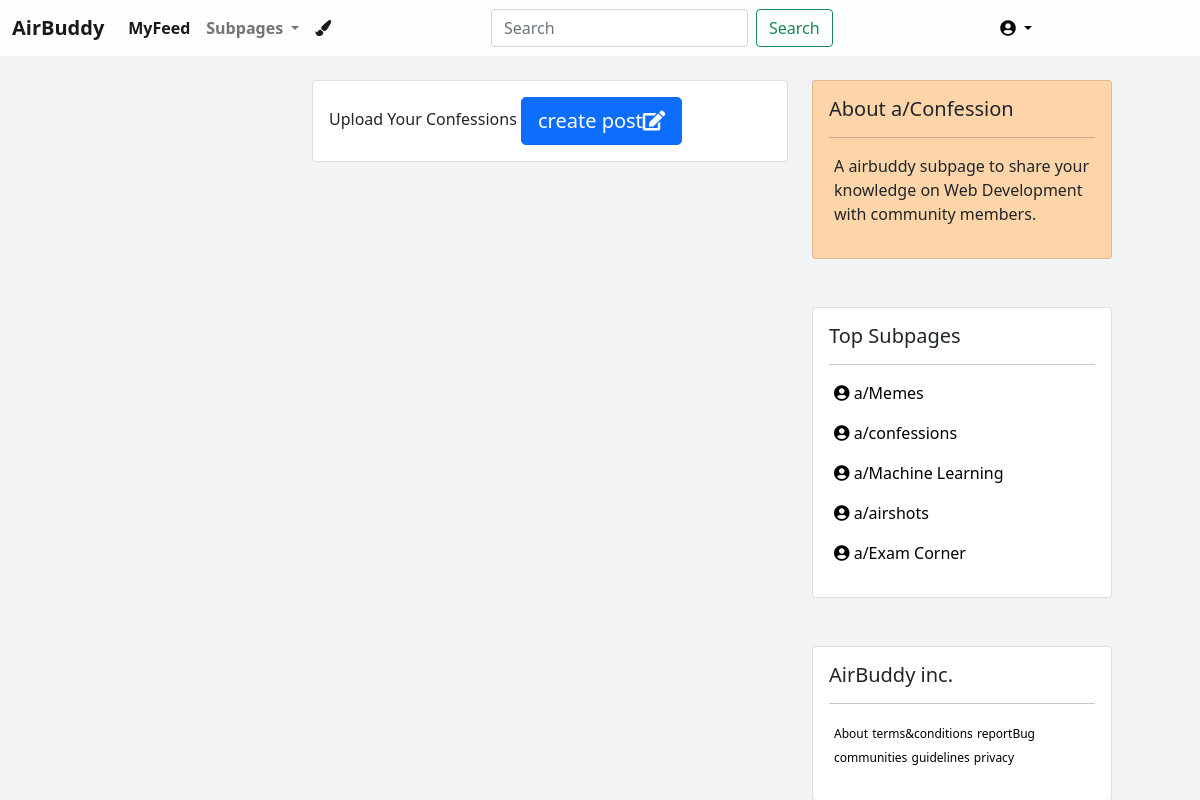
The page /a/confessions/ (signed in) on the database as committed earlier.
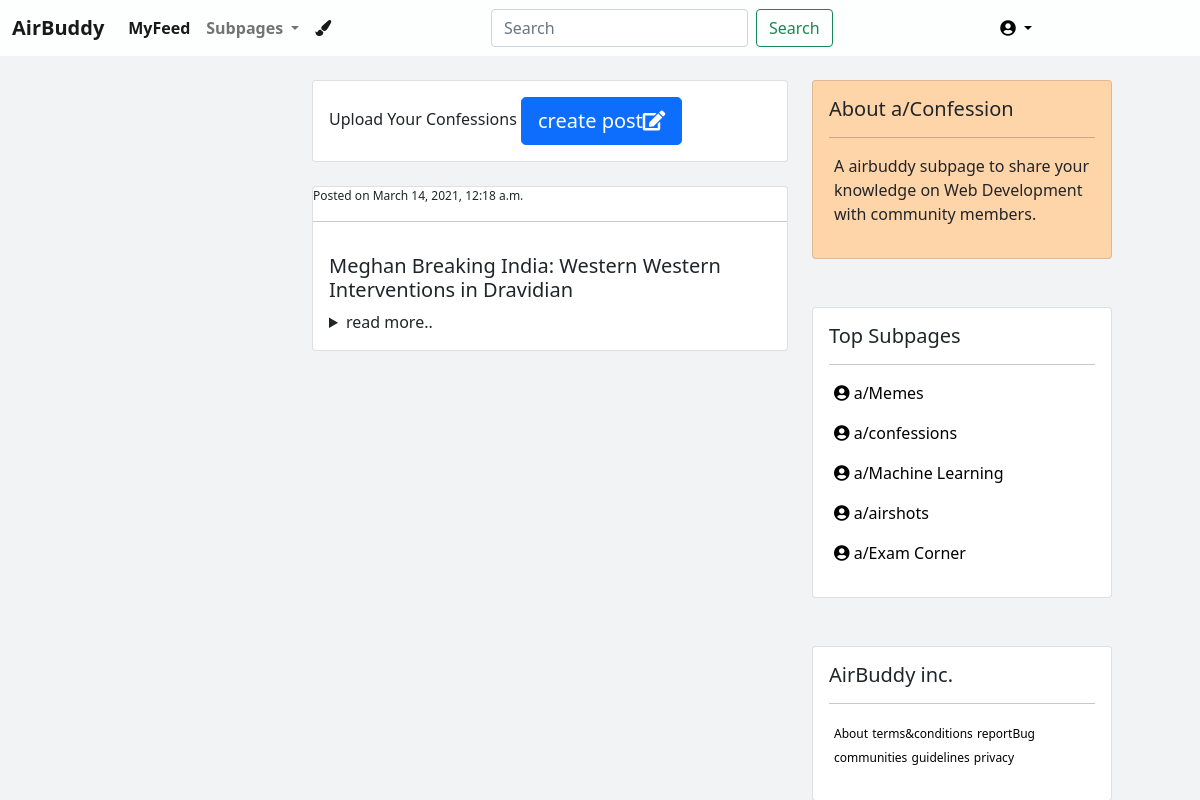
The same page on the database as committed later.
### subpages/models.py (models this page shows, shortened)
class confessions(models.Model):
    title = models.CharField(max_length=100)
    post_data = models.TextField(max_length=5000)
    created_on = models.DateTimeField(auto_now_add = True)

### subpages/views.py (the view)
# urls.py: url(r'^a/confessions/$', views.confessions_main, name='confessions_main'),
@login_required
def confessions_main(request):
    obj = confessions.objects.all().order_by('-id')
    template_name = 'confessions_main.html'
    context = {'obj':obj}
    return render(request, template_name, context)

### core/templates/confessions_main.html (shortened to what this page needs)
{% extends 'base.html' %}
{% load static %}
{% block content %}
<br>
<div class="container-fluid">
    <div class="row">
        <div class="col-md-3">  </div>
        <div class="col-md-5">
            <div class="card" style="background-color: rgb(255, 255, 255);">
                <div class="card-body">
                Upload Your Confessions
                <a href="/a/confessions/submit">
                <button type="button" class="btn btn-primary btn-lg">create post<i class="fa fa-edit"></i></button>
                </a>
                </div>
            </div>
            <br>
    {% for row in obj %}
        <div class="card">
            <p class="post-meta" style="font-size: 12px;margin: 0%;">Posted
                on {{row.created_on}}</p><hr class="hr-light">
            <div class="card-body">
            <h5 class="card-title">{{row.title}}</h5>
            <details>
                <summary>read more..</summary>
              </details>
            </div>
        </div>
      <br> <br>
    {% endfor %}
    </div>
    <div class="col-md-4">
        <div class="card" style="width: 300px;background-color: #fdd5a9;">
            <div class="card-body">
                <h5 class="card-title">About a/Confession</h5>
                <hr class="hr-light">
            <p class="post-meta" style="margin-left: 5px;">
                A airbuddy subpage to share your knowledge on Web Development
                with community members.
               </p>
        </div>
        </div>
        <br>
        <br>
        <div class="card" style="width: 300px;">
            <div class="card-body">
                <h5 class="card-title">Top Subpages</h5>
                <hr class="hr-light">
            <p class="post-meta" style="margin-left: 5px;">
                <a href="/a/memes"> <i class="fas fa-user-circle"></i> a/Memes</a>
               </p>
<p class="post-meta" style="margin-left: 5px;">
    <a href="/a/confessions">  <i class="fas fa-user-circle"></i> a/confessions</a>
               </p>
               <p class="post-meta" style="margin-left: 5px;">
                <a href="/a/ml">  <i class="fas fa-user-circle"></i> a/Machine Learning</a>
                           </p>
                           <p class="post-meta" style="margin-left: 5px;">
                            <a href="/a/airshots">  <i class="fas fa-user-circle"></i> a/airshots</a>
                                       </p>
                                       <p class="post-meta" style="margin-left: 5px;">
                                        <a href="/a/examCorner"> <i class="fas fa-user-circle"></i> a/Exam Corner</a>
                                                   </p>
        </div>
    </div>
        <br><br>
        <div class="card" style="width: 300px;">
            <div class="card-body">
                <h5 class="card-title">AirBuddy inc.</h5>
                <hr class="hr-light">
                <p style="margin-left: 5px;">
                    <a href=""> <small style="font-size: 12px;">About</small></a>
                    <a href=""><small style="font-size: 12px;">terms&conditions</small> </a>
                    <a href=""><small style="font-size: 12px;">reportBug</small> </a>
                    <a href=""><small style="font-size: 12px;">communities</small> </a>
                    <a href=""><small style="font-size: 12px;">guidelines</small> </a>
                    <a href=""><small style="font-size: 12px;">privacy</small> </a>
               </p>
            </div>
        </div>
    </div>
</div>
{% endblock %}

Rows that differ between the two databases and show on the page:
added confessions: created_on "March 14, 2021, 12:18 a.m.", title "Meghan Breaking India: Western Western Interventions in Dravidian"
